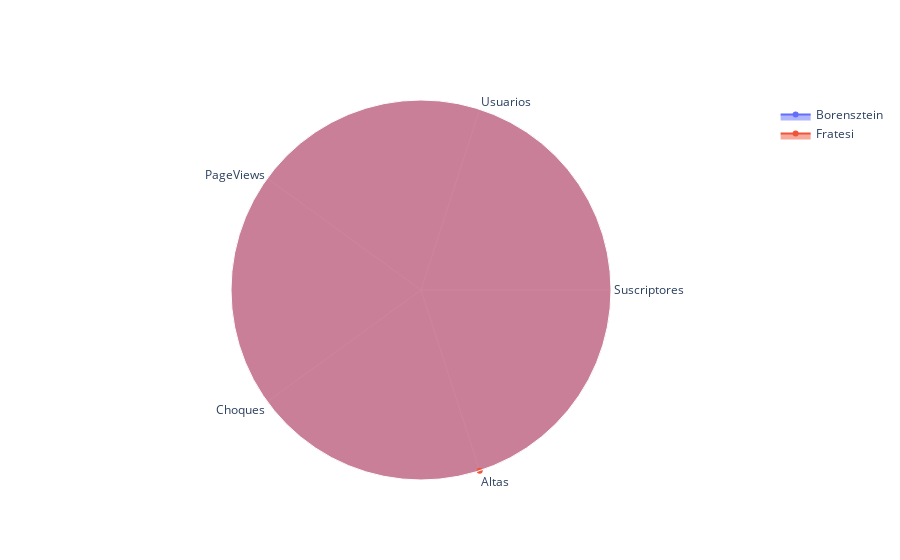

The cell this chart's notebook holds for it:
### Code cell
import plotly.graph_objects as go

categories = ['Suscriptores', 'Usuarios', 'PageViews', 'Choques' ,'Altas']

fig = go.Figure()

fig.add_trace(go.Scatterpolar(
      r=[300000, 50000, 40000, 30000, 30],
      theta=categories,
      fill='toself',
      name='Borensztein'
))
fig.add_trace(go.Scatterpolar(
      r=[400000, 40000, 30000, 25000, 5],
      theta=categories,
      fill='toself',
      name='Fratesi'
))

fig.update_layout(
  polar=dict(
    radialaxis=dict(
      visible=False,
      range=[0, 5]
    )),
  showlegend=True
)

fig.show()

### Figure 1 — Plotly figure (JSON) as saved in the notebook; plotly's stock layout.template omitted (floating-point values rounded to 4 significant figures)
{"data": [{"fill": "toself", "name": "Borensztein", "r": [300000, 50000, 40000, 30000, 30], "theta": ["Suscriptores", "Usuarios", "PageViews", "Choques", "Altas"], "type": "scatterpolar"}, {"fill": "toself", "name": "Fratesi", "r": [400000, 40000, 30000, 25000, 5], "theta": ["Suscriptores", "Usuarios", "PageViews", "Choques", "Altas"], "type": "scatterpolar"}], "layout": {"polar": {"radialaxis": {"range": [0, 5], "visible": false}}, "showlegend": true}}
